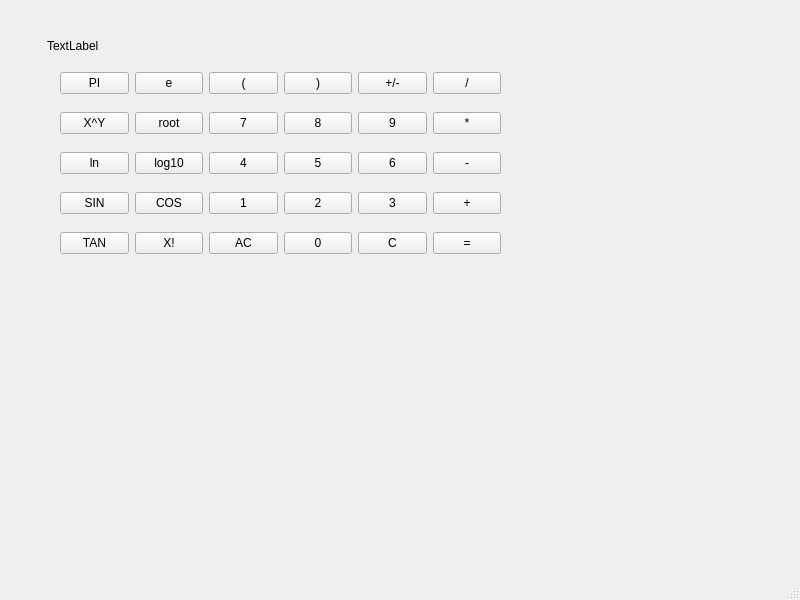
<?xml version="1.0" encoding="UTF-8"?>
<ui version="4.0">
 <class>MainWindow</class>
 <widget class="QMainWindow" name="MainWindow">
  <property name="geometry">
   <rect>
    <x>0</x>
    <y>0</y>
    <width>800</width>
    <height>600</height>
   </rect>
  </property>
  <property name="windowTitle">
   <string>MainWindow</string>
  </property>
  <widget class="QWidget" name="centralwidget">
   <widget class="QWidget" name="verticalLayoutWidget">
    <property name="geometry">
     <rect>
      <x>60</x>
      <y>60</y>
      <width>441</width>
      <height>211</height>
     </rect>
    </property>
    <layout class="QVBoxLayout" name="verticalLayout">
     <item>
      <layout class="QHBoxLayout" name="horizontalLayout_6">
       <item>
        <widget class="QPushButton" name="pi_btn">
         <property name="text">
          <string>PI</string>
         </property>
        </widget>
       </item>
       <item>
        <widget class="QPushButton" name="e_btn">
         <property name="text">
          <string>e</string>
         </property>
        </widget>
       </item>
       <item>
        <widget class="QPushButton" name="open_btn">
         <property name="text">
          <string>(</string>
         </property>
        </widget>
       </item>
       <item>
        <widget class="QPushButton" name="close_btn">
         <property name="text">
          <string>)</string>
         </property>
        </widget>
       </item>
       <item>
        <widget class="QPushButton" name="change_btn">
         <property name="text">
          <string>+/-</string>
         </property>
        </widget>
       </item>
       <item>
        <widget class="QPushButton" name="nanum_btn">
         <property name="text">
          <string>/</string>
         </property>
        </widget>
       </item>
      </layout>
     </item>
     <item>
      <layout class="QHBoxLayout" name="horizontalLayout_4">
       <item>
        <widget class="QPushButton" name="jegob_btn">
         <property name="text">
          <string>X^Y</string>
         </property>
        </widget>
       </item>
       <item>
        <widget class="QPushButton" name="root_btn">
         <property name="text">
          <string>root</string>
         </property>
        </widget>
       </item>
       <item>
        <widget class="QPushButton" name="seven_btn">
         <property name="text">
          <string>7</string>
         </property>
        </widget>
       </item>
       <item>
        <widget class="QPushButton" name="eight_btn">
         <property name="text">
          <string>8</string>
         </property>
        </widget>
       </item>
       <item>
        <widget class="QPushButton" name="nine_btn">
         <property name="text">
          <string>9</string>
         </property>
        </widget>
       </item>
       <item>
        <widget class="QPushButton" name="gob_btn">
         <property name="text">
          <string>*</string>
         </property>
        </widget>
       </item>
      </layout>
     </item>
     <item>
      <layout class="QHBoxLayout" name="horizontalLayout_3">
       <item>
        <widget class="QPushButton" name="ln_btn">
         <property name="text">
          <string>ln</string>
         </property>
        </widget>
       </item>
       <item>
        <widget class="QPushButton" name="log_btn">
         <property name="text">
          <string>log10</string>
         </property>
        </widget>
       </item>
       <item>
        <widget class="QPushButton" name="four_btn">
         <property name="text">
          <string>4</string>
         </property>
        </widget>
       </item>
       <item>
        <widget class="QPushButton" name="five_btn">
         <property name="text">
          <string>5</string>
         </property>
        </widget>
       </item>
       <item>
        <widget class="QPushButton" name="six_btn">
         <property name="text">
          <string>6</string>
         </property>
        </widget>
       </item>
       <item>
        <widget class="QPushButton" name="minus_btn">
         <property name="text">
          <string>-</string>
         </property>
        </widget>
       </item>
      </layout>
     </item>
     <item>
      <layout class="QHBoxLayout" name="horizontalLayout">
       <item>
        <widget class="QPushButton" name="sin_btn">
         <property name="text">
          <string>SIN</string>
         </property>
        </widget>
       </item>
       <item>
        <widget class="QPushButton" name="cos_btn">
         <property name="text">
          <string>COS</string>
         </property>
        </widget>
       </item>
       <item>
        <widget class="QPushButton" name="one_btn">
         <property name="text">
          <string>1</string>
         </property>
        </widget>
       </item>
       <item>
        <widget class="QPushButton" name="two_btn">
         <property name="text">
          <string>2</string>
         </property>
        </widget>
       </item>
       <item>
        <widget class="QPushButton" name="three_btn">
         <property name="text">
          <string>3</string>
         </property>
        </widget>
       </item>
       <item>
        <widget class="QPushButton" name="plus_btn">
         <property name="text">
          <string>+</string>
         </property>
        </widget>
       </item>
      </layout>
     </item>
     <item>
      <layout class="QHBoxLayout" name="horizontalLayout_2">
       <item>
        <widget class="QPushButton" name="tan_btn">
         <property name="text">
          <string>TAN</string>
         </property>
        </widget>
       </item>
       <item>
        <widget class="QPushButton" name="factorial_btn">
         <property name="text">
          <string>X!</string>
         </property>
        </widget>
       </item>
       <item>
        <widget class="QPushButton" name="ac_btn">
         <property name="text">
          <string>AC</string>
         </property>
        </widget>
       </item>
       <item>
        <widget class="QPushButton" name="zero_btn">
         <property name="text">
          <string>0</string>
         </property>
        </widget>
       </item>
       <item>
        <widget class="QPushButton" name="c_btn">
         <property name="text">
          <string>C</string>
         </property>
        </widget>
       </item>
       <item>
        <widget class="QPushButton" name="equal_btn">
         <property name="text">
          <string>=</string>
         </property>
        </widget>
       </item>
      </layout>
     </item>
    </layout>
   </widget>
   <widget class="QLabel" name="label">
    <property name="geometry">
     <rect>
      <x>47</x>
      <y>30</y>
      <width>711</width>
      <height>31</height>
     </rect>
    </property>
    <property name="text">
     <string>TextLabel</string>
    </property>
   </widget>
  </widget>
  <widget class="QMenuBar" name="menubar">
   <property name="geometry">
    <rect>
     <x>0</x>
     <y>0</y>
     <width>800</width>
     <height>22</height>
    </rect>
   </property>
  </widget>
  <widget class="QStatusBar" name="statusbar"/>
 </widget>
 <resources/>
 <connections/>
</ui>
